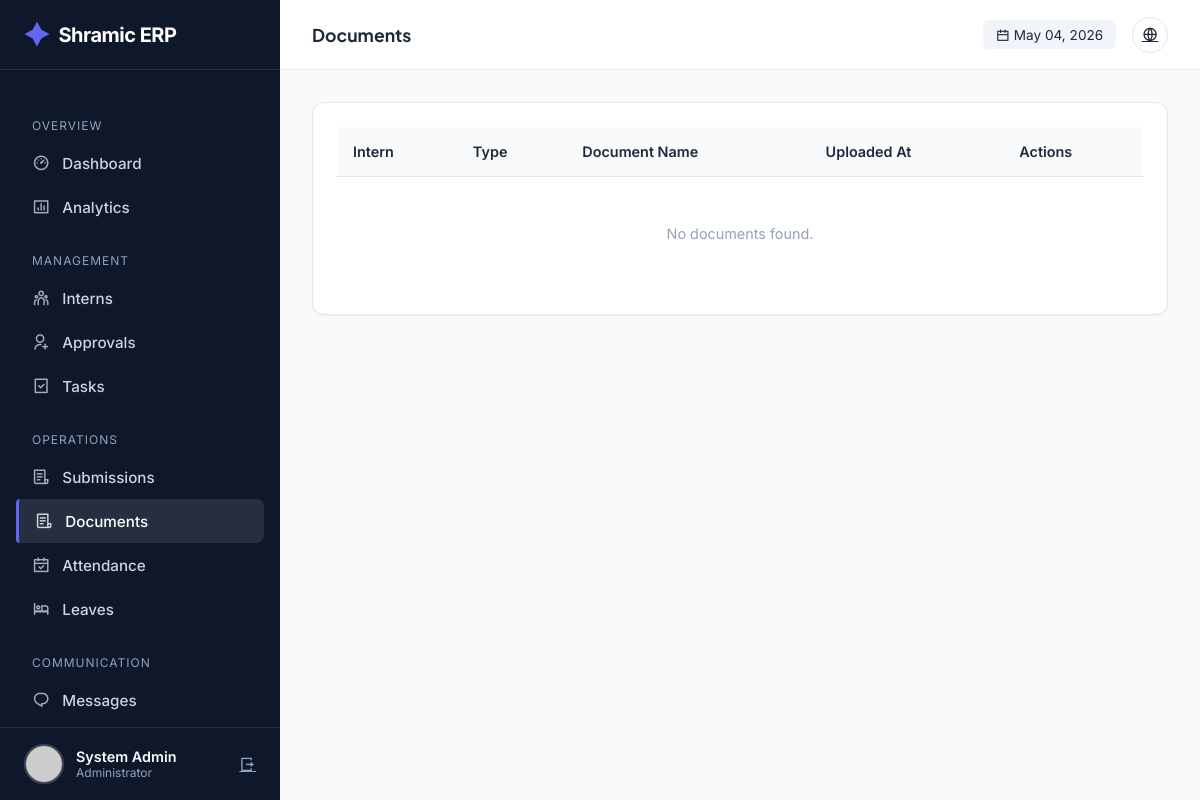
/admin/documents (signed in), run on an earlier commit of the app's database.
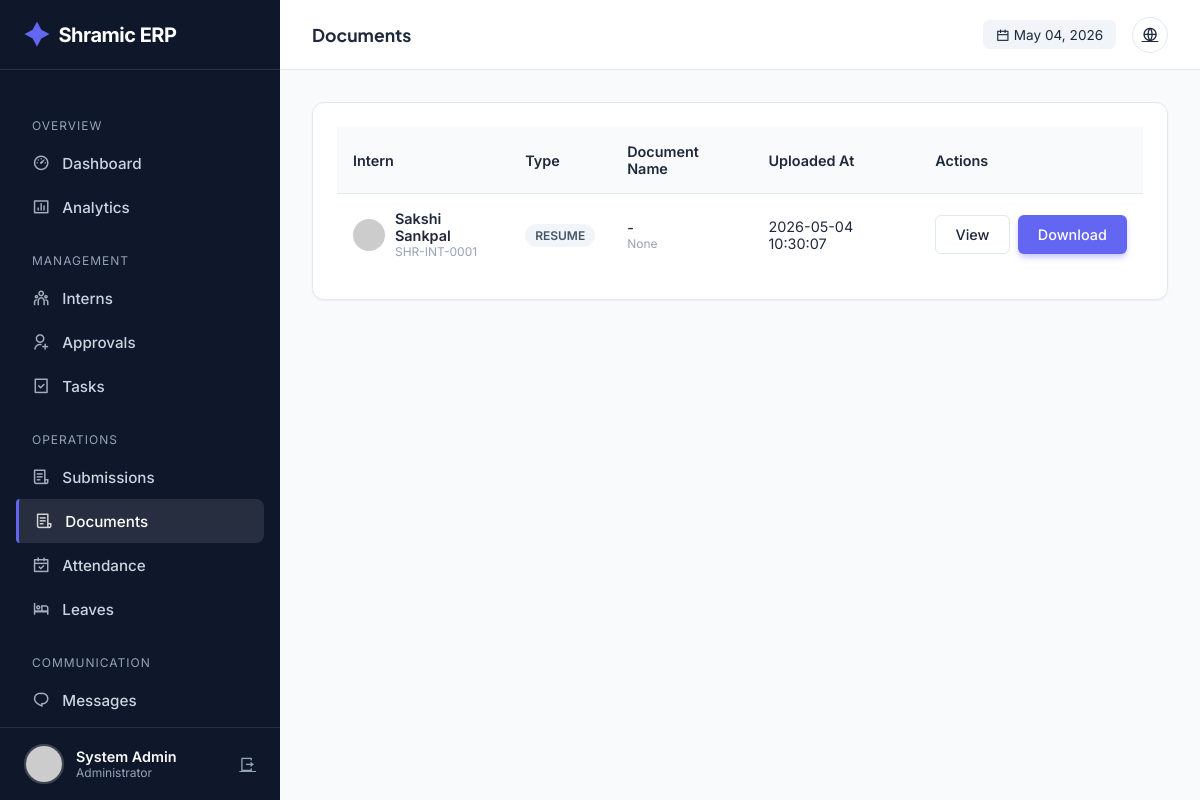
And on a later commit of the database.
### tables this page shows
CREATE TABLE users (
            id INTEGER PRIMARY KEY AUTOINCREMENT,
            intern_id TEXT UNIQUE,
            usn TEXT UNIQUE NOT NULL,
            full_name TEXT NOT NULL,
            phone TEXT NOT NULL,
            email TEXT UNIQUE NOT NULL,
            password_hash TEXT NOT NULL,
            role TEXT NOT NULL,
            photo_url TEXT,
            status TEXT DEFAULT 'PENDING',
            is_admin BOOLEAN DEFAULT 0,
            department TEXT,
            join_date DATE,
            emergency_contact TEXT,
            address TEXT,
            last_login TIMESTAMP,
            login_count INTEGER DEFAULT 0,
            created_at TIMESTAMP DEFAULT CURRENT_TIMESTAMP,
            updated_at TIMESTAMP DEFAULT CURRENT_TIMESTAMP
        );

CREATE TABLE document_verifications (
            id INTEGER PRIMARY KEY AUTOINCREMENT,
            user_id INTEGER,
            document_type TEXT NOT NULL,
            document_name TEXT,
            file_url TEXT,
            status TEXT DEFAULT 'PENDING',
            verified_by INTEGER,
            verified_at TIMESTAMP,
            rejection_reason TEXT,
            uploaded_at TIMESTAMP DEFAULT CURRENT_TIMESTAMP,
            FOREIGN KEY (user_id) REFERENCES users(id),
            FOREIGN KEY (verified_by) REFERENCES users(id)
        );

### app.py (the view)
@app.route('/admin/documents')
@login_required
@admin_required
def admin_documents():
    conn = get_db_connection()
    cur = conn.cursor()
    status_filter = request.args.get('status', 'PENDING')
    cur.execute("""
        SELECT dv.*, u.full_name, u.intern_id, u.photo_url
        FROM document_verifications dv
        JOIN users u ON dv.user_id = u.id
        WHERE dv.status = ?
        ORDER BY dv.uploaded_at DESC
    """, (status_filter,))
    documents = cur.fetchall()
    conn.close()
    return render_template(
        'admin/documents.html',
        documents=documents,
        current_status=status_filter
    )

### app.py (called while the page is built)
@app.before_request
def make_session_permanent():
    session.permanent = True
    app.permanent_session_lifetime = timedelta(days=365)
    if current_user.is_authenticated:
        try:
            conn = get_db_connection()
            cur = conn.cursor()
            current_timestamp = format_datetime(get_current_datetime())
            cur.execute("UPDATE users SET updated_at = ? WHERE id = ?",
                       (current_timestamp, current_user.id))
            conn.commit()
            conn.close()
        except:
            pass

def get_db_connection():
    conn = sqlite3.connect(DATABASE)
    conn.row_factory = sqlite3.Row
    return conn

def get_current_datetime():
    return datetime.now(TIMEZONE)

def format_datetime(dt, format_str='%Y-%m-%d %H:%M:%S'):
    if dt is None: return None
    if isinstance(dt, str): return dt
    return dt.strftime(format_str)

@login_manager.user_loader
def load_user(user_id):
    conn = get_db_connection()
    cur = conn.cursor()
    cur.execute("SELECT * FROM users WHERE id = ?", (user_id,))
    user_data = cur.fetchone()
    conn.close()
    return User(dict(user_data)) if user_data else None

def admin_required(f):
    @wraps(f)
    def decorated_function(*args, **kwargs):
        if not current_user.is_authenticated or not current_user.is_admin:
            flash('Access denied. Admin privileges required.', 'error')
            return redirect(url_for('index'))
        return f(*args, **kwargs)
    return decorated_function

@app.context_processor
def inject_globals():
    unread_count = 0
    if current_user.is_authenticated:
        try:
            conn = get_db_connection()
            cur = conn.cursor()
            cur.execute("""
                SELECT COUNT(*) as count
                FROM notifications
                WHERE user_id = ? AND is_read = 0
            """, (current_user.id,))
            unread_count = cur.fetchone()['count']
            conn.close()
        except:
            pass
    return {
        'now': get_current_datetime(),
        'app_name': 'Shramic ERP',
        'unread_notifications': unread_count
    }

### templates/admin/documents.html (shortened to what this page needs)
{% extends "admin/base.html" %}
{% block page_title %}Documents{% endblock %}
{% block content %}
<div class="card">
  <div class="table-container">
    <table>
      <thead>
        <tr>
          <th>Intern</th>
          <th>Type</th>
          <th>Document Name</th>
          <th>Uploaded At</th>
          <th>Actions</th>
        </tr>
      </thead>
      <tbody>
        {% for doc in documents %}
        <tr>
          <td>
            <div style="display: flex; align-items: center; gap: 10px">
              <img
                src="{{ url_for('static', filename='uploads/profiles/' + doc.photo_url) if doc.photo_url else 'https://ui-avatars.com/api/?name=' + doc.full_name }}"
                style="width: 32px; height: 32px; border-radius: 50%"
              />
              <div>
                <div style="font-weight: 600">{{ doc.full_name }}</div>
                <div style="font-size: 0.75rem; color: var(--text-light)">
                  {{ doc.intern_id }}
                </div>
              </div>
            </div>
          </td>
          <td>
            <span class="badge badge-neutral">{{ doc.document_type }}</span>
          </td>
          <td>
            <div style="font-weight: 500">{{ doc.admin_comment or '-' }}</div>
            <div style="font-size: 0.75rem; color: var(--text-light)">
              {{ doc.file_url }}
            </div>
          </td>
          <td>{{ doc.uploaded_at }}</td>
          <td>
            <div style="display: flex; gap: 8px">
              <a href="{{ url_for('serve_file', filename=doc.file_url) }}"
                 target="_blank"
                 class="btn btn-outline">
                View
              </a>
              <a href="{{ url_for('serve_file', filename=doc.file_url) }}"
                 download
                 class="btn btn-primary">
                Download
              </a>
            </div>
          </td>
        </tr>
        {% else %}
        <tr>
          <td colspan="5" style="text-align: center; padding: 3rem; color: var(--text-light)">
            No documents found.
          </td>
        </tr>
        {% endfor %}
      </tbody>
    </table>
  </div>
</div>
{% endblock %}

### templates/admin/base.html (shortened to what this page needs)
<!doctype html>
<html lang="en">
  <head>
    <link
      href="https://cdn.jsdelivr.net/npm/remixicon@4.1.0/fonts/remixicon.css"
      rel="stylesheet"
    />
  </head>
  <body>
    <aside class="sidebar" id="sidebar">
      <a href="/" class="brand">
        <i class="ri-shining-2-fill"></i> Shramic ERP
      </a>
      <ul class="nav-menu">
        <li class="nav-label">Overview</li>
        <li>
          <a
            href="{{ url_for('admin_dashboard') }}"
            class="nav-link {% if request.endpoint == 'admin_dashboard' %}active{% endif %}"
            ><i class="ri-dashboard-3-line"></i> Dashboard</a
          >
        </li>
        <li>
          <a
            href="{{ url_for('admin_analytics') }}"
            class="nav-link {% if request.endpoint == 'admin_analytics' %}active{% endif %}"
            ><i class="ri-bar-chart-box-line"></i> Analytics</a
          >
        </li>
        <li class="nav-label">Management</li>
        <li>
          <a
            href="{{ url_for('admin_interns') }}"
            class="nav-link {% if request.endpoint == 'admin_interns' %}active{% endif %}"
            ><i class="ri-team-line"></i> Interns</a
          >
        </li>
        <li>
          <a
            href="{{ url_for('admin_approvals') }}"
            class="nav-link {% if request.endpoint == 'admin_approvals' %}active{% endif %}"
            ><i class="ri-user-add-line"></i> Approvals</a
          >
        </li>
        <li>
          <a
            href="{{ url_for('admin_tasks') }}"
            class="nav-link {% if request.endpoint == 'admin_tasks' %}active{% endif %}"
            ><i class="ri-task-line"></i> Tasks</a
          >
        </li>
        <li class="nav-label">Operations</li>
        <li>
          <a
            href="{{ url_for('admin_submissions') }}"
            class="nav-link {% if request.endpoint == 'admin_submissions' %}active{% endif %}"
            ><i class="ri-file-list-3-line"></i> Submissions</a
          >
        </li>
        <li>
  <a
    href="{{ url_for('admin_documents') }}"
    class="nav-link {% if request.endpoint == 'admin_documents' %}active{% endif %}"
  >
    <i class="ri-file-list-3-line"></i> Documents
  </a>
</li>
        <li>
          <a
            href="{{ url_for('admin_attendance') }}"
            class="nav-link {% if request.endpoint == 'admin_attendance' %}active{% endif %}"
            ><i class="ri-calendar-check-line"></i> Attendance</a
          >
        </li>
        <li>
          <a
            href="{{ url_for('admin_leaves') }}"
            class="nav-link {% if request.endpoint == 'admin_leaves' %}active{% endif %}"
            ><i class="ri-hotel-bed-line"></i> Leaves</a
          >
        </li>
        <li class="nav-label">Communication</li>
        <li>
          <a
            href="{{ url_for('admin_messages') }}"
            class="nav-link {% if request.endpoint == 'admin_messages' %}active{% endif %}"
            ><i class="ri-chat-1-line"></i> Messages</a
          >
        </li>
        <li>
          <a
            href="{{ url_for('admin_announcements') }}"
            class="nav-link {% if request.endpoint == 'admin_announcements' %}active{% endif %}"
            > Announcements</a
          >
        </li>
      </ul>
      <div class="user-profile">
        <img
          src="{{ url_for('static', filename='uploads/profiles/' + current_user.photo_url) if current_user.photo_url else 'https://ui-avatars.com/api/?name=Admin&background=random' }}"
          class="user-avatar"
          alt="Admin"
        />
        <div style="flex: 1; overflow: hidden">
          <div
            style="
              font-weight: 600;
              font-size: 0.9rem;
              white-space: nowrap;
              text-overflow: ellipsis;
            "
          >
            {{ current_user.full_name }}
          </div>
          <div style="font-size: 0.75rem; color: var(--text-light)">
            Administrator
          </div>
        </div>
        <a
          href="{{ url_for('logout') }}"
          title="Logout"
          style="color: var(--text-light)"
          ><i class="ri-logout-box-r-line"></i
        ></a>
      </div>
    </aside>
    <div class="main-wrapper">
      <header class="top-header">
        <div style="display: flex; align-items: center; gap: 1rem">
          <h2 class="page-title">
            {% block page_title %}Dashboard{% endblock %}
          </h2>
        </div>
        <div class="header-actions">
          <div
            style="
              font-size: 0.85rem;
              color: var(--text-secondary);
              background: #f1f5f9;
              padding: 0.4rem 0.8rem;
              border-radius: 6px;
            "
          >
            <i class="ri-calendar-line"></i> {{ now.strftime('%b %d, %Y') }}
          </div>
          <a href="{{ url_for('index') }}" class="btn-icon" title="View Site"
            ><i class="ri-global-line"></i
          ></a>
        </div>
      </header>
      <div class="content">
         {% block content %}{% endblock %}
      </div>
    </div>
  </body>
</html>

### templates/admin/base.html (style rules this page uses)
:root { --bg-body: #f8fafc; --bg-surface: #ffffff; --bg-sidebar: #0f172a; --primary: #6366f1; --primary-hover: #4f46e5; --secondary: #64748b; --text-main: #1e293b; --text-light: #94a3b8; --text-white: #f8fafc; --success: #10b981; --warning: #f59e0b; --danger: #ef4444; --border: #e2e8f0; --sidebar-width: 280px; --header-height: 70px; --shadow-sm: 0 1px 2px 0 rgb(0 0 0 / 0.05); --shadow-lg: 0 10px 15px -3px rgb(0 0 0 / 0.1), 0 4px 6px -4px rgb(0 0 0 / 0.1); --radius: 12px; }
* { margin: 0; padding: 0; box-sizing: border-box; }
body { font-family: "Inter", sans-serif; background-color: var(--bg-body); color: var(--text-main); display: flex; min-height: 100vh; }
h1, h2, h3, h4, h5 { font-family: "Plus Jakarta Sans", sans-serif; font-weight: 700; }
.sidebar { width: var(--sidebar-width); background: var(--bg-sidebar); color: var(--text-white); position: fixed; height: 100vh; display: flex; flex-direction: column; transition: transform 0.3s ease; z-index: 50; }
.brand { height: var(--header-height); display: flex; align-items: center; padding: 0 1.5rem; border-bottom: 1px solid rgba(255, 255, 255, 0.1); font-size: 1.25rem; font-weight: 700; letter-spacing: -0.5px; color: white; text-decoration: none; }
.brand i { color: var(--primary); margin-right: 10px; font-size: 1.5rem; }
.nav-menu { flex: 1; padding: 1.5rem 1rem; overflow-y: auto; list-style: none; }
.nav-label { font-size: 0.75rem; text-transform: uppercase; letter-spacing: 1px; color: var(--text-light); margin: 1.5rem 0 0.5rem 1rem; }
.nav-link { display: flex; align-items: center; gap: 12px; padding: 0.75rem 1rem; border-radius: 8px; color: #cbd5e1; text-decoration: none; transition: 0.2s; font-weight: 500; font-size: 0.95rem; }
.nav-link:hover, .nav-link.active { background: rgba(255, 255, 255, 0.1); color: white; }
.nav-link.active { border-left: 3px solid var(--primary); border-radius: 4px 8px 8px 4px; }
.nav-link i { font-size: 1.1rem; opacity: 0.8; }
.user-profile { padding: 1rem 1.5rem; border-top: 1px solid rgba(255, 255, 255, 0.1); display: flex; align-items: center; gap: 12px; }
.user-avatar { width: 40px; height: 40px; border-radius: 50%; object-fit: cover; border: 2px solid rgba(255, 255, 255, 0.2); }
.main-wrapper { flex: 1; margin-left: var(--sidebar-width); display: flex; flex-direction: column; width: calc(100% - var(--sidebar-width)); }
.top-header { height: var(--header-height); background: var(--bg-surface); border-bottom: 1px solid var(--border); display: flex; align-items: center; justify-content: space-between; padding: 0 2rem; position: sticky; top: 0; z-index: 40; }
.page-title { font-size: 1.1rem; color: var(--text-main); }
.header-actions { display: flex; align-items: center; gap: 1rem; }
.btn-icon { width: 36px; height: 36px; border-radius: 50%; border: 1px solid var(--border); display: flex; align-items: center; justify-content: center; color: var(--text-secondary); cursor: pointer; transition: 0.2s; background: white; }
.content { padding: 2rem; }
.card { background: var(--bg-surface); border: 1px solid var(--border); border-radius: var(--radius); padding: 1.5rem; box-shadow: var(--shadow-sm); position: relative; overflow: hidden; }
.btn { display: inline-flex; align-items: center; gap: 8px; padding: 0.6rem 1.2rem; border-radius: 6px; font-size: 0.9rem; font-weight: 500; text-decoration: none; cursor: pointer; transition: 0.2s; border: 1px solid transparent; }
.btn-primary { background: var(--primary); color: white; box-shadow: 0 4px 6px -1px rgba(99, 102, 241, 0.4); }
.btn-outline { background: white; border-color: var(--border); color: var(--text-main); }
.table-container { overflow-x: auto; }
table { width: 100%; border-collapse: collapse; font-size: 0.9rem; }
th { text-align: left; padding: 1rem; background: #f8fafc; color: var(--text-secondary); font-weight: 600; border-bottom: 1px solid var(--border); }
td { padding: 1rem; border-bottom: 1px solid var(--border); vertical-align: middle; }
tr:last-child td { border-bottom: none; }
.badge { padding: 4px 10px; border-radius: 20px; font-size: 0.75rem; font-weight: 600; text-transform: uppercase; }
.badge-neutral { background: #f1f5f9; color: #475569; }

What changed in the data, as far as the page shows it:
added document_verifications: full_name "Sakshi Sankpal", intern_id "SHR-INT-0001", document_type "RESUME", admin_comment "-", file_url "None", uploaded_at "2026-05-04 10:30:07"
Also different on the page:
text no longer shown: "No documents found."
